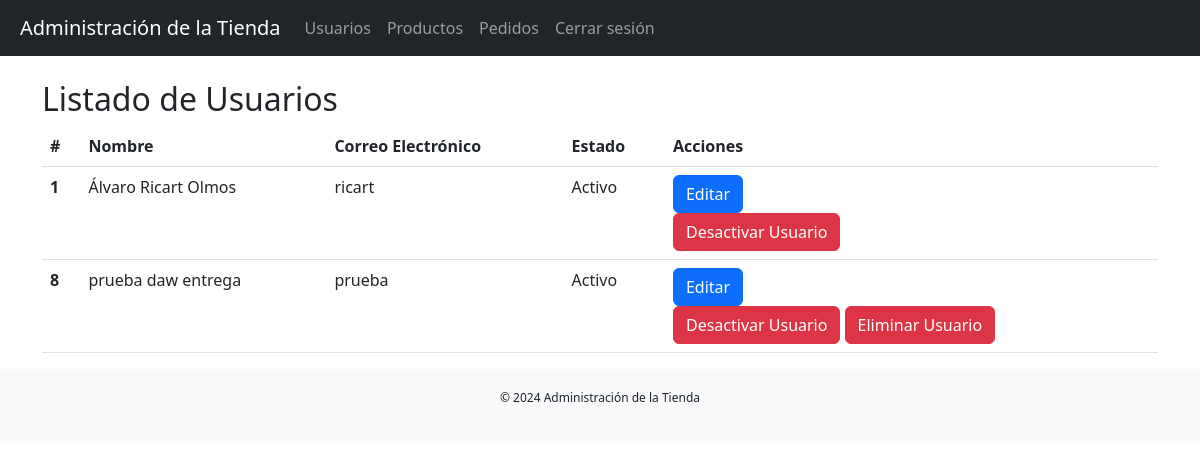
/admin/proyecto3/admin/usuarios.php (signed in), run on the app's committed database.
### tables this page shows
CREATE TABLE `usuarios` (
  `codigo` int(11) NOT NULL AUTO_INCREMENT,
  `activo` int(11) DEFAULT NULL,
  `admin` int(11) DEFAULT NULL,
  `usuario` varchar(32) DEFAULT NULL,
  `clave` varchar(32) DEFAULT NULL,
  `nombre` varchar(64) DEFAULT NULL,
  `apellidos` varchar(128) DEFAULT NULL,
  `domicilio` varchar(128) DEFAULT NULL,
  `poblacion` varchar(64) DEFAULT NULL,
  `provincia` varchar(32) DEFAULT NULL,
  `cp` char(5) DEFAULT NULL,
  `telefono` char(9) DEFAULT NULL,
  `tarjeta` char(16) DEFAULT NULL,
  PRIMARY KEY (`codigo`),
  UNIQUE KEY `usuario` (`usuario`)
);

### admin/proyecto3/admin/usuarios.php (the view, shortened to what this page needs)
<?php
$conn = conectar();
$sql = "SELECT * FROM usuarios";
$result = mysqli_query($conn, $sql);
?>
<!DOCTYPE html>
<html lang="es">
<head>
    <link rel="stylesheet" href="../estilo/styles.css">
    <link href="https://cdn.jsdelivr.net/npm/bootstrap@5.3.0-alpha1/dist/css/bootstrap.min.css" rel="stylesheet">
</head>
<body>
    <?php include '../includes/header.php'; ?>
    <div class="container mt-4">
        <h2>Listado de Usuarios</h2>
        <table class="table">
            <thead>
                <tr>
                    <th scope="col">#</th>
                    <th scope="col">Nombre</th>
                    <th scope="col">Correo Electrónico</th>
                    <th scope="col">Estado</th>
                    <th scope="col">Acciones</th>
                </tr>
            </thead>
            <tbody>
                <?php while ($row = mysqli_fetch_assoc($result)) { ?>
                <tr>
                    <th scope="row"><?php echo $row['codigo']; ?></th>
                    <td><?php echo $row['nombre'] . ' ' . $row['apellidos']; ?></td>
                    <td><?php echo $row['usuario']; ?></td>
                    <td><?php echo $row['activo'] ? 'Activo' : 'Inactivo'; ?></td>
                    <td>
                    <form action="editar_usuario.php" method="POST">
                            <button type="submit" class="btn btn-primary">Editar</button>
                        </form>
                        <?php if ($row['activo']) { ?>
                            <a href="cambiar_estado_usuario.php?codigo=<?php echo $row['codigo']; ?>&estado=0" class="btn btn-danger">Desactivar Usuario</a>
                        <?php } else { ?>
                            <a href="cambiar_estado_usuario.php?codigo=<?php echo $row['codigo']; ?>&estado=1" class="btn btn-success">Activar Usuario</a>
                        <?php } ?>
                        <?php
                            $pedido_sql = "SELECT * FROM pedidos WHERE persona = '{$row['codigo']}'";
                            $pedido_result = mysqli_query($conn, $pedido_sql);
                            if (mysqli_num_rows($pedido_result) == 0) { ?>
                                <a href="eliminar_usuario.php?codigo=<?php echo $row['codigo']; ?>" class="btn btn-danger">Eliminar Usuario</a>
                        <?php } ?>
                    </td>
                </tr>
                <?php } ?>
            </tbody>
        </table>
    </div>
    <?php include '../includes/footer.php'; ?>
</body>
</html>

### admin/proyecto3/estilo/styles.css (style rules this page uses)
body { font-family: Arial, sans-serif; }
.container { margin-top: 40px; }
.btn-danger { background-color: #dc3545; color: #fff; border-color: #dc3545; }

### data on the page
usuarios: codigo "1", nombre "Álvaro", apellidos "Ricart Olmos", usuario "ricart", activo "Activo"
usuarios: codigo "8", nombre "prueba", apellidos "daw entrega", usuario "prueba", activo "Activo"
